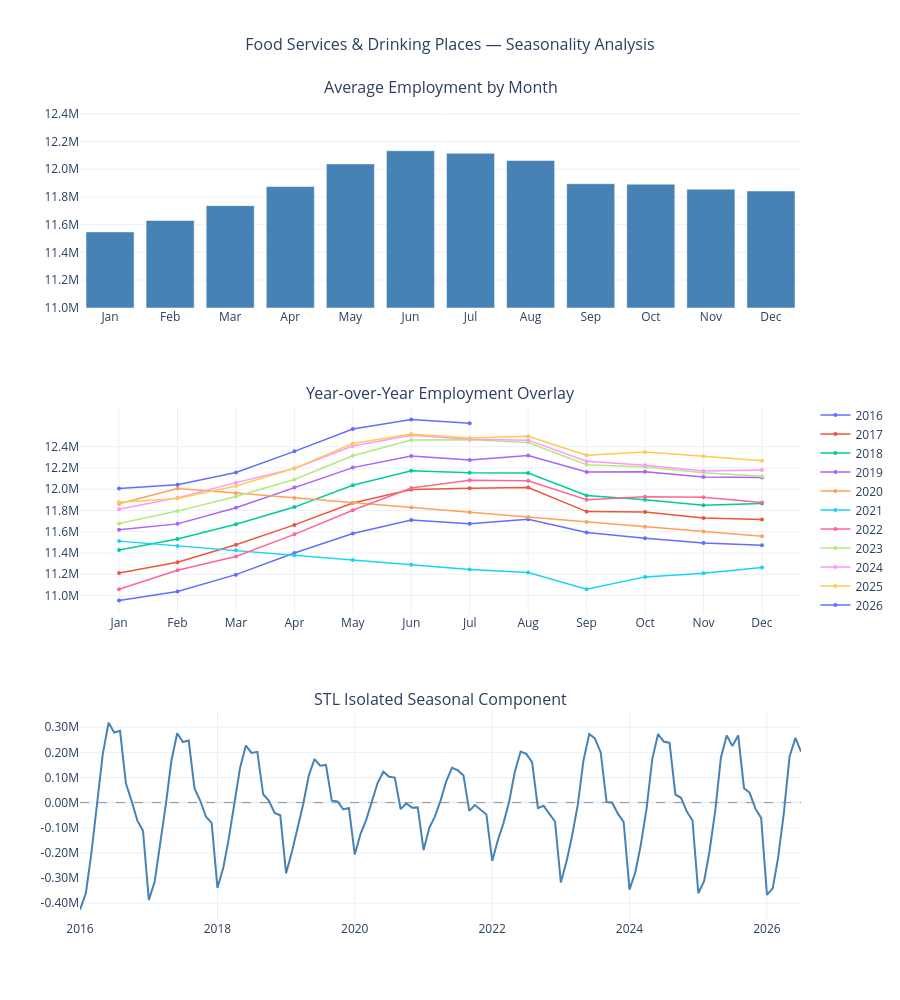

Notebook source saved alongside this figure:
### Markdown cell above
## COVID-19 Interpolation

The pandemic created an extended external shock rather than a change driven by the underlying trend or normal seasonality in the data. Leaving those observations in place could allow the disruption to strongly influence estimates of both trend and seasonality.

To limit that influence, employment values from March 2020 through June 2021 were replaced using linear interpolation based on time. Rather than modeling the collapse and recovery directly, this approach imposes a smooth path between the observations immediately before and after the selected period. The interpolated values represent a hypothetical series without the recorded pandemic disruption and should not be interpreted as estimates of actual employment during those months.

The original series is shown alongside the interpolated series above for transparency, and all subsequent analysis is based on the interpolated data.

### Code cell
# =============================================================================
# Section 3: Seasonality Analysis
# =============================================================================

df_interp['month'] = df_interp.index.month
df_interp['year'] = df_interp.index.year
month_labels = ['Jan','Feb','Mar','Apr','May','Jun',
                'Jul','Aug','Sep','Oct','Nov','Dec']

# STL fit
stl = STL(df_interp['employed'], period=12)
stl_fit = stl.fit()
df_interp['seasonal'] = stl_fit.seasonal

monthly_avg = df_interp.groupby('month')['employed'].mean().reset_index()

fig = make_subplots(
    rows=3, cols=1,
    subplot_titles=('Average Employment by Month',
                    'Year-over-Year Employment Overlay',
                    'STL Isolated Seasonal Component'),
    vertical_spacing=0.12
)

# --- Plot 1: Subseries ---
fig.add_trace(go.Bar(
    x=month_labels,
    y=monthly_avg['employed'],
    marker_color='steelblue',
    name='Monthly Average',
    showlegend=False,
    hovertemplate='%{x}: %{customdata}<extra></extra>',
    customdata=[f'{v/1_000_000:.2f}M' for v in monthly_avg['employed']]
), row=1, col=1)

fig.update_yaxes(
    range=[11_000_000, 12_500_000],
    tickvals=list(range(11_000_000, 12_600_000, 200_000)),
    ticktext=[f'{v/1_000_000:.1f}M' for v in range(11_000_000, 12_600_000, 200_000)],
    row=1, col=1
)

# --- Plot 2: Year-over-Year ---
colors = px.colors.qualitative.Plotly
for i, (year, group) in enumerate(df_interp.groupby('year')):
    group = group.sort_values('month')
    fig.add_trace(go.Scatter(
        x=month_labels[:len(group)],
        y=group['employed'],
        mode='lines+markers',
        name=str(year),
        line=dict(color=colors[i % len(colors)], width=1.5),
        marker=dict(size=4),
        hovertemplate=f'{year} %{{x}}: %{{customdata}}<extra></extra>',
        customdata=[f'{v/1_000_000:.2f}M' for v in group['employed']]
    ), row=2, col=1)

fig.update_yaxes(
    tickvals=list(range(11_000_000, 12_600_000, 200_000)),
    ticktext=[f'{v/1_000_000:.1f}M' for v in range(11_000_000, 12_600_000, 200_000)],
    row=2, col=1
)

# --- Plot 3: STL Seasonal Component ---
fig.add_trace(go.Scatter(
    x=df_interp.index,
    y=df_interp['seasonal'],
    mode='lines',
    name='Seasonal Component',
    showlegend=False,
    line=dict(color='steelblue', width=2),
    hovertemplate='%{x|%b %Y}: %{customdata}<extra></extra>',
    customdata=[f'{v/1_000_000:.3f}M' for v in df_interp['seasonal']]
), row=3, col=1)

fig.add_hline(y=0, line_dash='dash', line_color='gray', line_width=0.8, row=3, col=1)

fig.update_yaxes(
    tickvals=list(range(-500_000, 400_000, 100_000)),
    ticktext=[f'{v/1_000_000:.2f}M' for v in range(-500_000, 400_000, 100_000)],
    row=3, col=1
)

fig.update_layout(
    title=dict(text='Food Services & Drinking Places — Seasonality Analysis',
               x=0.5, font=dict(size=16)),
    height=1000,
    template='plotly_white',
    hovermode='closest',
    showlegend=True,
    legend=dict(
        x=1.02,
        y=0.50,
        xanchor='left',
        yanchor='middle'
    )
)

fig.show()

### Figure 1 — Plotly figure (JSON) as saved in the notebook; plotly's stock layout.template omitted (floating-point values rounded to 4 significant figures)
{"data": [{"customdata": ["11.55M", "11.63M", "11.74M", "11.88M", "12.04M", "12.13M", "12.11M", "12.06M", "11.90M", "11.89M", "11.86M", "11.84M"], "hovertemplate": "%{x}: %{customdata}<extra></extra>", "marker": {"color": "steelblue"}, "name": "Monthly Average", "showlegend": false, "type": "bar", "x": ["Jan", "Feb", "Mar", "Apr", "May", "Jun", "Jul", "Aug", "Sep", "Oct", "Nov", "Dec"], "xaxis": "x", "y": [11550000.0, 11630000.0, 11740000.0, 11880000.0, 12040000.0, 12130000.0, 12110000.0, 12060000.0, 11900000.0, 11890000.0, 11860000.0, 11840000.0], "yaxis": "y"}, {"customdata": ["10.95M", "11.04M", "11.20M", "11.40M", "11.58M", "11.71M", "11.67M", "11.72M", "11.59M", "11.54M", "11.49M", "11.47M"], "hovertemplate": "2016 %{x}: %{customdata}<extra></extra>", "line": {"color": "#636EFA", "width": 1.5}, "marker": {"size": 4}, "mode": "lines+markers", "name": "2016", "type": "scatter", "x": ["Jan", "Feb", "Mar", "Apr", "May", "Jun", "Jul", "Aug", "Sep", "Oct", "Nov", "Dec"], "xaxis": "x2", "y": [10950000.0, 11040000.0, 11200000.0, 11400000.0, 11580000.0, 11710000.0, 11670000.0, 11720000.0, 11590000.0, 11540000.0, 11490000.0, 11470000.0], "yaxis": "y2"}, {"customdata": ["11.21M", "11.31M", "11.48M", "11.66M", "11.87M", "12.00M", "12.01M", "12.02M", "11.79M", "11.78M", "11.73M", "11.72M"], "hovertemplate": "2017 %{x}: %{customdata}<extra></extra>", "line": {"color": "#EF553B", "width": 1.5}, "marker": {"size": 4}, "mode": "lines+markers", "name": "2017", "type": "scatter", "x": ["Jan", "Feb", "Mar", "Apr", "May", "Jun", "Jul", "Aug", "Sep", "Oct", "Nov", "Dec"], "xaxis": "x2", "y": [11210000.0, 11310000.0, 11480000.0, 11660000.0, 11870000.0, 12000000.0, 12010000.0, 12020000.0, 11790000.0, 11780000.0, 11730000.0, 11720000.0], "yaxis": "y2"}, {"customdata": ["11.43M", "11.53M", "11.67M", "11.83M", "12.04M", "12.17M", "12.15M", "12.15M", "11.94M", "11.90M", "11.85M", "11.87M"], "hovertemplate": "2018 %{x}: %{customdata}<extra></extra>", "line": {"color": "#00CC96", "width": 1.5}, "marker": {"size": 4}, "mode": "lines+markers", "name": "2018", "type": "scatter", "x": ["Jan", "Feb", "Mar", "Apr", "May", "Jun", "Jul", "Aug", "Sep", "Oct", "Nov", "Dec"], "xaxis": "x2", "y": [11430000.0, 11530000.0, 11670000.0, 11830000.0, 12040000.0, 12170000.0, 12150000.0, 12150000.0, 11940000.0, 11900000.0, 11850000.0, 11870000.0], "yaxis": "y2"}, {"customdata": ["11.62M", "11.67M", "11.83M", "12.02M", "12.20M", "12.31M", "12.28M", "12.32M", "12.16M", "12.16M", "12.12M", "12.11M"], "hovertemplate": "2019 %{x}: %{customdata}<extra></extra>", "line": {"color": "#AB63FA", "width": 1.5}, "marker": {"size": 4}, "mode": "lines+markers", "name": "2019", "type": "scatter", "x": ["Jan", "Feb", "Mar", "Apr", "May", "Jun", "Jul", "Aug", "Sep", "Oct", "Nov", "Dec"], "xaxis": "x2", "y": [11620000.0, 11670000.0, 11830000.0, 12020000.0, 12200000.0, 12310000.0, 12280000.0, 12320000.0, 12160000.0, 12160000.0, 12120000.0, 12110000.0], "yaxis": "y2"}, {"customdata": ["11.86M", "12.01M", "11.96M", "11.92M", "11.87M", "11.83M", "11.78M", "11.74M", "11.69M", "11.65M", "11.60M", "11.56M"], "hovertemplate": "2020 %{x}: %{customdata}<extra></extra>", "line": {"color": "#FFA15A", "width": 1.5}, "marker": {"size": 4}, "mode": "lines+markers", "name": "2020", "type": "scatter", "x": ["Jan", "Feb", "Mar", "Apr", "May", "Jun", "Jul", "Aug", "Sep", "Oct", "Nov", "Dec"], "xaxis": "x2", "y": [11860000.0, 12010000.0, 11960000.0, 11920000.0, 11870000.0, 11830000.0, 11780000.0, 11740000.0, 11690000.0, 11650000.0, 11600000.0, 11560000.0], "yaxis": "y2"}, {"customdata": ["11.51M", "11.47M", "11.42M", "11.38M", "11.33M", "11.29M", "11.24M", "11.22M", "11.06M", "11.18M", "11.21M", "11.26M"], "hovertemplate": "2021 %{x}: %{customdata}<extra></extra>", "line": {"color": "#19D3F3", "width": 1.5}, "marker": {"size": 4}, "mode": "lines+markers", "name": "2021", "type": "scatter", "x": ["Jan", "Feb", "Mar", "Apr", "May", "Jun", "Jul", "Aug", "Sep", "Oct", "Nov", "Dec"], "xaxis": "x2", "y": [11510000.0, 11470000.0, 11420000.0, 11380000.0, 11330000.0, 11290000.0, 11240000.0, 11220000.0, 11060000.0, 11180000.0, 11210000.0, 11260000.0], "yaxis": "y2"}, {"customdata": ["11.06M", "11.24M", "11.37M", "11.58M", "11.80M", "12.01M", "12.08M", "12.08M", "11.90M", "11.93M", "11.92M", "11.88M"], "hovertemplate": "2022 %{x}: %{customdata}<extra></extra>", "line": {"color": "#FF6692", "width": 1.5}, "marker": {"size": 4}, "mode": "lines+markers", "name": "2022", "type": "scatter", "x": ["Jan", "Feb", "Mar", "Apr", "May", "Jun", "Jul", "Aug", "Sep", "Oct", "Nov", "Dec"], "xaxis": "x2", "y": [11060000.0, 11240000.0, 11370000.0, 11580000.0, 11800000.0, 12010000.0, 12080000.0, 12080000.0, 11900000.0, 11930000.0, 11920000.0, 11880000.0], "yaxis": "y2"}, {"customdata": ["11.68M", "11.79M", "11.93M", "12.09M", "12.31M", "12.46M", "12.46M", "12.44M", "12.23M", "12.21M", "12.16M", "12.12M"], "hovertemplate": "2023 %{x}: %{customdata}<extra></extra>", "line": {"color": "#B6E880", "width": 1.5}, "marker": {"size": 4}, "mode": "lines+markers", "name": "2023", "type": "scatter", "x": ["Jan", "Feb", "Mar", "Apr", "May", "Jun", "Jul", "Aug", "Sep", "Oct", "Nov", "Dec"], "xaxis": "x2", "y": [11680000.0, 11790000.0, 11930000.0, 12090000.0, 12310000.0, 12460000.0, 12460000.0, 12440000.0, 12230000.0, 12210000.0, 12160000.0, 12120000.0], "yaxis": "y2"}, {"customdata": ["11.81M", "11.92M", "12.06M", "12.19M", "12.41M", "12.51M", "12.47M", "12.46M", "12.26M", "12.23M", "12.17M", "12.18M"], "hovertemplate": "2024 %{x}: %{customdata}<extra></extra>", "line": {"color": "#FF97FF", "width": 1.5}, "marker": {"size": 4}, "mode": "lines+markers", "name": "2024", "type": "scatter", "x": ["Jan", "Feb", "Mar", "Apr", "May", "Jun", "Jul", "Aug", "Sep", "Oct", "Nov", "Dec"], "xaxis": "x2", "y": [11810000.0, 11920000.0, 12060000.0, 12190000.0, 12410000.0, 12510000.0, 12470000.0, 12460000.0, 12260000.0, 12230000.0, 12170000.0, 12180000.0], "yaxis": "y2"}, {"customdata": ["11.88M", "11.91M", "12.03M", "12.20M", "12.43M", "12.52M", "12.48M", "12.50M", "12.32M", "12.35M", "12.31M", "12.27M"], "hovertemplate": "2025 %{x}: %{customdata}<extra></extra>", "line": {"color": "#FECB52", "width": 1.5}, "marker": {"size": 4}, "mode": "lines+markers", "name": "2025", "type": "scatter", "x": ["Jan", "Feb", "Mar", "Apr", "May", "Jun", "Jul", "Aug", "Sep", "Oct", "Nov", "Dec"], "xaxis": "x2", "y": [11880000.0, 11910000.0, 12030000.0, 12200000.0, 12430000.0, 12520000.0, 12480000.0, 12500000.0, 12320000.0, 12350000.0, 12310000.0, 12270000.0], "yaxis": "y2"}, {"customdata": ["12.01M", "12.04M", "12.16M", "12.36M", "12.57M", "12.66M", "12.62M"], "hovertemplate": "2026 %{x}: %{customdata}<extra></extra>", "line": {"color": "#636EFA", "width": 1.5}, "marker": {"size": 4}, "mode": "lines+markers", "name": "2026", "type": "scatter", "x": ["Jan", "Feb", "Mar", "Apr", "May", "Jun", "Jul"], "xaxis": "x2", "y": [12010000.0, 12040000.0, 12160000.0, 12360000.0, 12570000.0, 12660000.0, 12620000.0], "yaxis": "y2"}, {"customdata": ["-0.426M", "-0.361M", "-0.205M", "-0.007M", "0.192M", "0.318M", "0.279M", "0.286M", "0.077M", "0.007M", "-0.072M", "-0.112M", "-0.387M", "-0.315M", "-0.179M", "-0.010M", "0.166M", "0.276M", "0.241M", "0.247M", "0.057M", "0.008M", "-0.056M", "-0.081M", "-0.339M", "-0.259M", "-0.148M", "-0.011M", "0.138M", "0.227M", "0.198M", "0.202M", "0.033M", "0.008M", "-0.041M", "-0.050M", "-0.281M", "-0.195M", "-0.111M", "-0.009M", "0.106M", "0.173M", "0.147M", "0.150M", "0.008M", "0.005M", "-0.027M", "-0.022M", "-0.206M", "-0.124M", "-0.071M", "0.000M", "0.077M", "0.123M", "0.103M", "0.099M", "-0.025M", "-0.003M", "-0.020M", "-0.019M", "-0.189M", "-0.099M", "-0.058M", "0.007M", "0.084M", "0.138M", "0.129M", "0.108M", "-0.033M", "-0.010M", "-0.028M", "-0.047M", "-0.232M", "-0.147M", "-0.084M", "0.004M", "0.121M", "0.203M", "0.194M", "0.161M", "-0.022M", "-0.012M", "-0.045M", "-0.075M", "-0.318M", "-0.232M", "-0.135M", "-0.009M", "0.166M", "0.273M", "0.255M", "0.200M", "0.003M", "-0.001M", "-0.045M", "-0.077M", "-0.346M", "-0.277M", "-0.169M", "-0.023M", "0.173M", "0.273M", "0.243M", "0.237M", "0.032M", "0.019M", "-0.036M", "-0.071M", "-0.361M", "-0.311M", "-0.195M", "-0.032M", "0.179M", "0.267M", "0.225M", "0.267M", "0.058M", "0.039M", "-0.025M", "-0.061M", "-0.367M", "-0.340M", "-0.220M", "-0.040M", "0.182M", "0.257M", "0.202M"], "hovertemplate": "%{x|%b %Y}: %{customdata}<extra></extra>", "line": {"color": "steelblue", "width": 2}, "mode": "lines", "name": "Seasonal Component", "showlegend": false, "type": "scatter", "x": ["2016-01-01T00:00:00.000000000", "2016-02-01T00:00:00.000000000", "2016-03-01T00:00:00.000000000", "2016-04-01T00:00:00.000000000", "2016-05-01T00:00:00.000000000", "2016-06-01T00:00:00.000000000", "2016-07-01T00:00:00.000000000", "2016-08-01T00:00:00.000000000", "2016-09-01T00:00:00.000000000", "2016-10-01T00:00:00.000000000", "2016-11-01T00:00:00.000000000", "2016-12-01T00:00:00.000000000", "2017-01-01T00:00:00.000000000", "2017-02-01T00:00:00.000000000", "2017-03-01T00:00:00.000000000", "2017-04-01T00:00:00.000000000", "2017-05-01T00:00:00.000000000", "2017-06-01T00:00:00.000000000", "2017-07-01T00:00:00.000000000", "2017-08-01T00:00:00.000000000", "2017-09-01T00:00:00.000000000", "2017-10-01T00:00:00.000000000", "2017-11-01T00:00:00.000000000", "2017-12-01T00:00:00.000000000", "2018-01-01T00:00:00.000000000", "2018-02-01T00:00:00.000000000", "2018-03-01T00:00:00.000000000", "2018-04-01T00:00:00.000000000", "2018-05-01T00:00:00.000000000", "2018-06-01T00:00:00.000000000", "2018-07-01T00:00:00.000000000", "2018-08-01T00:00:00.000000000", "2018-09-01T00:00:00.000000000", "2018-10-01T00:00:00.000000000", "2018-11-01T00:00:00.000000000", "2018-12-01T00:00:00.000000000", "2019-01-01T00:00:00.000000000", "2019-02-01T00:00:00.000000000", "2019-03-01T00:00:00.000000000", "2019-04-01T00:00:00.000000000", "2019-05-01T00:00:00.000000000", "2019-06-01T00:00:00.000000000", "2019-07-01T00:00:00.000000000", "2019-08-01T00:00:00.000000000", "2019-09-01T00:00:00.000000000", "2019-10-01T00:00:00.000000000", "2019-11-01T00:00:00.000000000", "2019-12-01T00:00:00.000000000", "2020-01-01T00:00:00.000000000", "2020-02-01T00:00:00.000000000", "2020-03-01T00:00:00.000000000", "2020-04-01T00:00:00.000000000", "2020-05-01T00:00:00.000000000", "2020-06-01T00:00:00.000000000", "2020-07-01T00:00:00.000000000", "2020-08-01T00:00:00.000000000", "2020-09-01T00:00:00.000000000", "2020-10-01T00:00:00.000000000", "2020-11-01T00:00:00.000000000", "2020-12-01T00:00:00.000000000", "2021-01-01T00:00:00.000000000", "2021-02-01T00:00:00.000000000", "2021-03-01T00:00:00.000000000", "2021-04-01T00:00:00.000000000", "2021-05-01T00:00:00.000000000", "2021-06-01T00:00:00.000000000", "2021-07-01T00:00:00.000000000", "2021-08-01T00:00:00.000000000", "2021-09-01T00:00:00.000000000", "2021-10-01T00:00:00.000000000", "2021-11-01T00:00:00.000000000", "2021-12-01T00:00:00.000000000", "2022-01-01T00:00:00.000000000", "2022-02-01T00:00:00.000000000", "2022-03-01T00:00:00.000000000", "2022-04-01T00:00:00.000000000", "2022-05-01T00:00:00.000000000", "2022-06-01T00:00:00.000000000", "2022-07-01T00:00:00.000000000", "2022-08-01T00:00:00.000000000", "2022-09-01T00:00:00.000000000", "2022-10-01T00:00:00.000000000", "2022-11-01T00:00:00.000000000", "2022-12-01T00:00:00.000000000", "2023-01-01T00:00:00.000000000", "2023-02-01T00:00:00.000000000", "2023-03-01T00:00:00.000000000", "2023-04-01T00:00:00.000000000", "2023-05-01T00:00:00.000000000", "2023-06-01T00:00:00.000000000", "2023-07-01T00:00:00.000000000", "2023-08-01T00:00:00.000000000", "2023-09-01T00:00:00.000000000", "2023-10-01T00:00:00.000000000", "2023-11-01T00:00:00.000000000", "2023-12-01T00:00:00.000000000", "2024-01-01T00:00:00.000000000", "2024-02-01T00:00:00.000000000", "2024-03-01T00:00:00.000000000", "2024-04-01T00:00:00.000000000", "2024-05-01T00:00:00.000000000", "2024-06-01T00:00:00.000000000", "2024-07-01T00:00:00.000000000", "2024-08-01T00:00:00.000000000", "2024-09-01T00:00:00.000000000", "2024-10-01T00:00:00.000000000", "2024-11-01T00:00:00.000000000", "2024-12-01T00:00:00.000000000", "2025-01-01T00:00:00.000000000", "2025-02-01T00:00:00.000000000", "2025-03-01T00:00:00.000000000", "2025-04-01T00:00:00.000000000", "2025-05-01T00:00:00.000000000", "2025-06-01T00:00:00.000000000", "2025-07-01T00:00:00.000000000", "2025-08-01T00:00:00.000000000", "2025-09-01T00:00:00.000000000", "2025-10-01T00:00:00.000000000", "2025-11-01T00:00:00.000000000", "2025-12-01T00:00:00.000000000", "2026-01-01T00:00:00.000000000", "2026-02-01T00:00:00.000000000", "2026-03-01T00:00:00.000000000", "2026-04-01T00:00:00.000000000", "2026-05-01T00:00:00.000000000", "2026-06-01T00:00:00.000000000", "2026-07-01T00:00:00.000000000"], "xaxis": "x3", "y": [-425700.0, -360800.0, -204500.0, -7037.0, 191700.0, 318000.0, 278700.0, 285600.0, 77050.0, 7276.0, -71660.0, -111800.0, -386900.0, -314900.0, -179400.0, -9942.0, 166400.0, 276000.0, 241100.0, 247000.0, 56540.0, 8251.0, -56380.0, -80640.0, -339000.0, -259300.0, -148100.0, -10740.0, 137600.0, 227000.0, 197600.0, 201900.0, 33130.0, 8047.0, -40980.0, -50440.0, -281500.0, -195100.0, -111300.0, -9335.0, 105900.0, 172800.0, 146800.0, 149900.0, 7818.0, 5026.0, -26930.0, -21740.0, -206300.0, -124100.0, -70520.0, 318.1, 76880.0, 123300.0, 102700.0, 99490.0, -25490.0, -3425.0, -20060.0, -19100.0, -188800.0, -99280.0, -57660.0, 7376.0, 83520.0, 138400.0, 129000.0, 108000.0, -33060.0, -9804.0, -28080.0, -47280.0, -232300.0, -146600.0, -84250.0, 3690.0, 121300.0, 202900.0, 193800.0, 160900.0, -21690.0, -12350.0, -44760.0, -75240.0, -317900.0, -231800.0, -134700.0, -9416.0, 166200.0, 273200.0, 255300.0, 199700.0, 2670.0, -670.3, -44940.0, -77120.0, -346100.0, -277200.0, -169000.0, -23420.0, 173300.0, 272800.0, 243000.0, 237500.0, 31680.0, 19270.0, -35720.0, -71110.0, -360700.0, -311500.0, -195400.0, -32300.0, 178800.0, 267300.0, 225000.0, 267300.0, 57580.0, 38830.0, -25100.0, -60700.0, -366900.0, -340400.0, -219700.0, -39770.0, 182200.0, 257200.0, 202300.0], "yaxis": "y3"}], "layout": {"annotations": [{"font": {"size": 16}, "showarrow": false, "text": "Average Employment by Month", "x": 0.5, "xanchor": "center", "xref": "paper", "y": 1, "yanchor": "bottom", "yref": "paper"}, {"font": {"size": 16}, "showarrow": false, "text": "Year-over-Year Employment Overlay", "x": 0.5, "xanchor": "center", "xref": "paper", "y": 0.6267, "yanchor": "bottom", "yref": "paper"}, {"font": {"size": 16}, "showarrow": false, "text": "STL Isolated Seasonal Component", "x": 0.5, "xanchor": "center", "xref": "paper", "y": 0.2533, "yanchor": "bottom", "yref": "paper"}], "height": 1000, "hovermode": "closest", "legend": {"x": 1.02, "xanchor": "left", "y": 0.5, "yanchor": "middle"}, "shapes": [{"line": {"color": "gray", "dash": "dash", "width": 0.8}, "type": "line", "x0": 0, "x1": 1, "xref": "x3 domain", "y0": 0, "y1": 0, "yref": "y3"}], "showlegend": true, "title": {"font": {"size": 16}, "text": "Food Services & Drinking Places — Seasonality Analysis", "x": 0.5}, "xaxis": {"anchor": "y", "domain": [0, 1]}, "xaxis2": {"anchor": "y2", "domain": [0, 1]}, "xaxis3": {"anchor": "y3", "domain": [0, 1]}, "yaxis": {"anchor": "x", "domain": [0.7467, 1], "range": [11000000, 12500000], "ticktext": ["11.0M", "11.2M", "11.4M", "11.6M", "11.8M", "12.0M", "12.2M", "12.4M"], "tickvals": [11000000, 11200000, 11400000, 11600000, 11800000, 12000000, 12200000, 12400000]}, "yaxis2": {"anchor": "x2", "domain": [0.3733, 0.6267], "ticktext": ["11.0M", "11.2M", "11.4M", "11.6M", "11.8M", "12.0M", "12.2M", "12.4M"], "tickvals": [11000000, 11200000, 11400000, 11600000, 11800000, 12000000, 12200000, 12400000]}, "yaxis3": {"anchor": "x3", "domain": [0, 0.2533], "ticktext": ["-0.50M", "-0.40M", "-0.30M", "-0.20M", "-0.10M", "0.00M", "0.10M", "0.20M", "0.30M"], "tickvals": [-500000, -400000, -300000, -200000, -100000, 0, 100000, 200000, 300000]}}}
